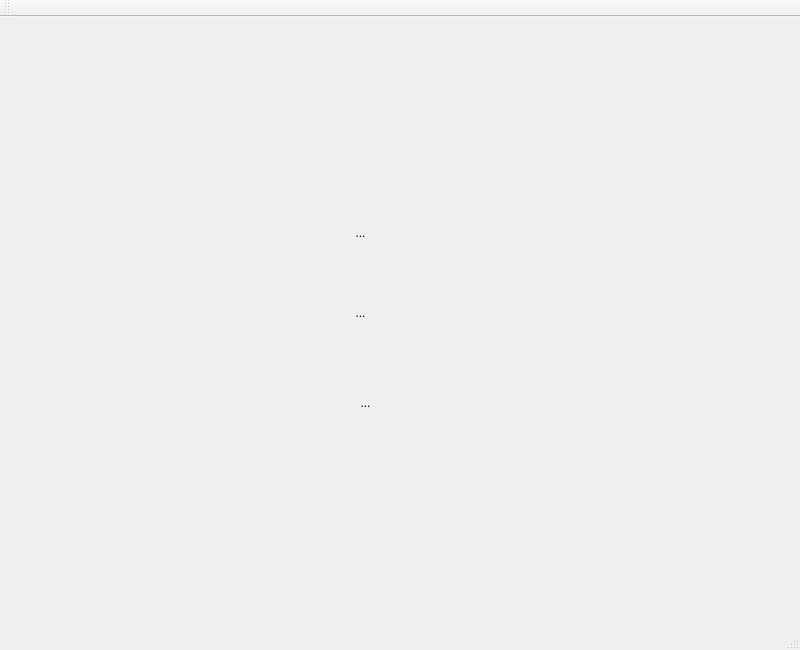
<?xml version="1.0" encoding="UTF-8"?>
<ui version="4.0">
 <class>MainWindow</class>
 <widget class="QMainWindow" name="MainWindow">
  <property name="geometry">
   <rect>
    <x>0</x>
    <y>0</y>
    <width>800</width>
    <height>650</height>
   </rect>
  </property>
  <property name="windowTitle">
   <string>MainWindow</string>
  </property>
  <widget class="QWidget" name="centralWidget">
   <widget class="QLabel" name="label">
    <property name="geometry">
     <rect>
      <x>0</x>
      <y>0</y>
      <width>800</width>
      <height>650</height>
     </rect>
    </property>
    <property name="text">
     <string/>
    </property>
    <property name="pixmap">
     <pixmap resource="imagenes.qrc">:/imagenes/pine_forest_by_boneswolbach-d9tshtb.png</pixmap>
    </property>
    <property name="scaledContents">
     <bool>true</bool>
    </property>
   </widget>
   <widget class="QLabel" name="label_2">
    <property name="geometry">
     <rect>
      <x>100</x>
      <y>30</y>
      <width>271</width>
      <height>131</height>
     </rect>
    </property>
    <property name="text">
     <string/>
    </property>
    <property name="pixmap">
     <pixmap resource="imagenes.qrc">:/imagenes/29a5845622ab4133efd6d988877a7bb3.png</pixmap>
    </property>
    <property name="scaledContents">
     <bool>true</bool>
    </property>
   </widget>
   <widget class="QLabel" name="label_3">
    <property name="geometry">
     <rect>
      <x>370</x>
      <y>30</y>
      <width>261</width>
      <height>131</height>
     </rect>
    </property>
    <property name="text">
     <string/>
    </property>
    <property name="pixmap">
     <pixmap resource="imagenes.qrc">:/imagenes/af1b93989e2a1e74580f8299ee2cfe23.png</pixmap>
    </property>
    <property name="scaledContents">
     <bool>true</bool>
    </property>
   </widget>
   <widget class="QToolButton" name="botonNuevaPartida">
    <property name="geometry">
     <rect>
      <x>260</x>
      <y>190</y>
      <width>201</width>
      <height>51</height>
     </rect>
    </property>
    <property name="text">
     <string>...</string>
    </property>
    <property name="icon">
     <iconset resource="imagenes.qrc">
      <normaloff>:/imagenes/button.png</normaloff>:/imagenes/button.png</iconset>
    </property>
    <property name="iconSize">
     <size>
      <width>256</width>
      <height>50</height>
     </size>
    </property>
    <property name="autoRaise">
     <bool>true</bool>
    </property>
   </widget>
   <widget class="QToolButton" name="toolButton_2">
    <property name="geometry">
     <rect>
      <x>260</x>
      <y>270</y>
      <width>201</width>
      <height>51</height>
     </rect>
    </property>
    <property name="text">
     <string>...</string>
    </property>
    <property name="icon">
     <iconset resource="imagenes.qrc">
      <normaloff>:/imagenes/button_cargar-partida.png</normaloff>:/imagenes/button_cargar-partida.png</iconset>
    </property>
    <property name="iconSize">
     <size>
      <width>256</width>
      <height>50</height>
     </size>
    </property>
    <property name="autoRaise">
     <bool>true</bool>
    </property>
   </widget>
   <widget class="QToolButton" name="toolButton_4">
    <property name="geometry">
     <rect>
      <x>270</x>
      <y>360</y>
      <width>191</width>
      <height>51</height>
     </rect>
    </property>
    <property name="text">
     <string>...</string>
    </property>
    <property name="icon">
     <iconset resource="imagenes.qrc">
      <normaloff>:/imagenes/button_ver-puntajes.png</normaloff>:/imagenes/button_ver-puntajes.png</iconset>
    </property>
    <property name="iconSize">
     <size>
      <width>400</width>
      <height>50</height>
     </size>
    </property>
    <property name="autoRaise">
     <bool>true</bool>
    </property>
   </widget>
  </widget>
  <widget class="QMenuBar" name="menuBar">
   <property name="geometry">
    <rect>
     <x>0</x>
     <y>0</y>
     <width>800</width>
     <height>21</height>
    </rect>
   </property>
  </widget>
  <widget class="QToolBar" name="mainToolBar">
   <attribute name="toolBarArea">
    <enum>TopToolBarArea</enum>
   </attribute>
   <attribute name="toolBarBreak">
    <bool>false</bool>
   </attribute>
  </widget>
  <widget class="QStatusBar" name="statusBar"/>
 </widget>
 <layoutdefault spacing="6" margin="11"/>
 <resources>
  <include location="imagenes.qrc"/>
 </resources>
 <connections/>
</ui>
